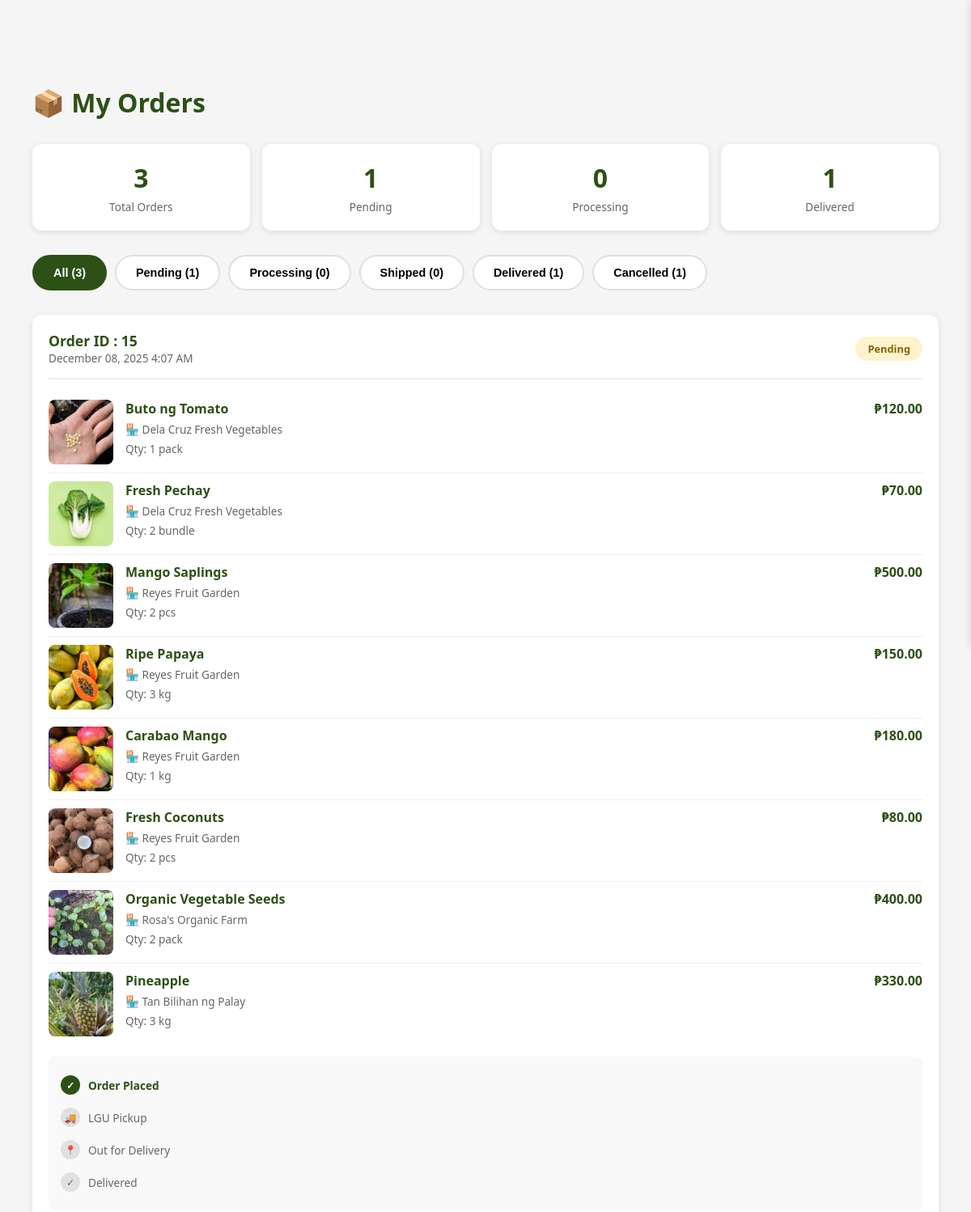
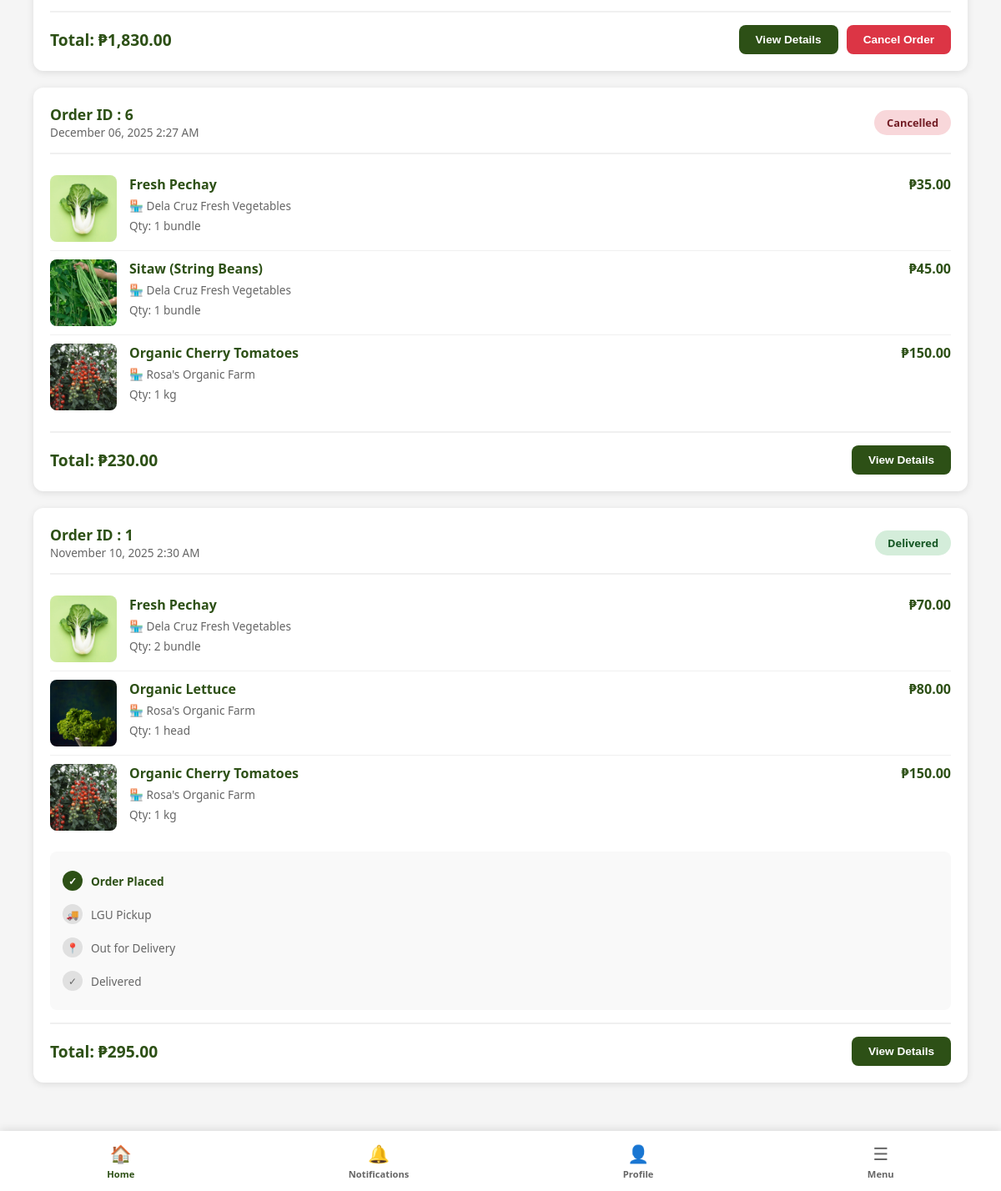
Page /public/marketplace/myorders (signed in) on the committed database (2 pictures, top to bottom).
### tables this page shows
CREATE TABLE `orders` (
  `orderID` int(11) NOT NULL,
  `buyerID` int(11) NOT NULL,
  `order_date` timestamp NOT NULL DEFAULT current_timestamp(),
  `total_amount` decimal(10,2) NOT NULL,
  `order_status` enum('pending','processing','shipped','delivered','cancelled') DEFAULT 'pending',
  `delivery_address` text NOT NULL,
  `delivery_municipality` varchar(100) NOT NULL,
  `delivery_province` varchar(100) NOT NULL,
  `delivery_postal_code` varchar(10) NOT NULL,
  `payment_method` enum('cash_on_delivery','gcash','bank_transfer') DEFAULT 'cash_on_delivery',
  `payment_status` enum('pending','paid','failed') DEFAULT 'pending',
  `payment_method_new` enum('cod','gcash','paymaya') NOT NULL DEFAULT 'cod',
  `shipping_fee` decimal(10,2) DEFAULT 0.00,
  `lgu_delivery_status` enum('pending_pickup','picked_up','in_transit','delivered','failed') DEFAULT 'pending_pickup',
  `assigned_rider_id` int(11) DEFAULT NULL,
  `rider_assigned_at` timestamp NULL DEFAULT NULL,
  `picked_up_at` timestamp NULL DEFAULT NULL,
  `delivered_at` timestamp NULL DEFAULT NULL,
  `payment_received_by_lgu_at` timestamp NULL DEFAULT NULL,
  `credited_to_seller_at` timestamp NULL DEFAULT NULL,
  `lgu_notes` text DEFAULT NULL,
  `receipt_generated` tinyint(1) DEFAULT 0,
  `notes` text DEFAULT NULL,
  `updated_at` timestamp NOT NULL DEFAULT current_timestamp() ON UPDATE current_timestamp()
);

CREATE TABLE `order_items` (
  `orderItemID` int(11) NOT NULL,
  `orderID` int(11) NOT NULL,
  `productID` int(11) NOT NULL,
  `quantity` int(11) NOT NULL,
  `unit_price` decimal(10,2) NOT NULL,
  `subtotal` decimal(10,2) NOT NULL
);

CREATE TABLE `products` (
  `productID` int(11) NOT NULL,
  `shopID` int(11) DEFAULT NULL,
  `sellerID` int(11) NOT NULL,
  `categoryID` int(11) NOT NULL,
  `product_name` varchar(100) NOT NULL,
  `description` text DEFAULT NULL,
  `price` decimal(10,2) NOT NULL,
  `stock_quantity` int(11) NOT NULL DEFAULT 0,
  `reserved_quantity` int(11) DEFAULT 0,
  `low_stock_threshold` int(11) DEFAULT 5,
  `unit` varchar(50) DEFAULT NULL,
  `is_available` tinyint(1) DEFAULT 1,
  `created_at` timestamp NOT NULL DEFAULT current_timestamp(),
  `updated_at` timestamp NOT NULL DEFAULT current_timestamp() ON UPDATE current_timestamp()
);

CREATE TABLE `shops` (
  `shopID` int(11) NOT NULL,
  `sellerID` int(11) NOT NULL,
  `shop_name` varchar(255) NOT NULL,
  `shop_slug` varchar(255) NOT NULL,
  `shop_description` text DEFAULT NULL,
  `shop_logo` varchar(500) DEFAULT NULL,
  `shop_banner` varchar(500) DEFAULT NULL,
  `farm_location` text DEFAULT NULL,
  `business_hours` varchar(255) DEFAULT NULL,
  `contact_number` varchar(20) DEFAULT NULL,
  `rating` decimal(3,2) DEFAULT 0.00,
  `total_products` int(11) DEFAULT 0,
  `total_orders` int(11) DEFAULT 0,
  `total_reviews` int(11) DEFAULT 0,
  `balance` decimal(10,2) DEFAULT 0.00,
  `total_earned` decimal(10,2) DEFAULT 0.00,
  `total_withdrawn` decimal(10,2) DEFAULT 0.00,
  `atm_card_number` varchar(50) DEFAULT NULL,
  `atm_card_issued_at` timestamp NULL DEFAULT NULL,
  `is_verified` tinyint(1) DEFAULT 0,
  `is_active` tinyint(1) DEFAULT 1,
  `created_at` timestamp NOT NULL DEFAULT current_timestamp(),
  `updated_at` timestamp NOT NULL DEFAULT current_timestamp() ON UPDATE current_timestamp()
);

### app/models/Orders.php (called while the page is built, shortened)
<?php
require_once __DIR__ . '/../../config/database.php';
class Orders
{
    private $conn;
    private $table = 'orders';
    public function __construct()
    {
        $database = new Database();
        $this->conn = $database->connect();
    }
    public function getOrdersByBuyer($buyerID, $limit = 10, $offset = 0)
    {
        $query = "SELECT * FROM {$this->table}
                 WHERE buyerID = ?
                 ORDER BY order_date DESC
                 LIMIT ? OFFSET ?";
        $stmt = $this->conn->prepare($query);
        $stmt->bindValue(1, $buyerID, PDO::PARAM_INT);
        $stmt->bindValue(2, $limit, PDO::PARAM_INT);
        $stmt->bindValue(3, $offset, PDO::PARAM_INT);
        $stmt->execute();
        return $stmt->fetchAll(PDO::FETCH_ASSOC);
    }
    public function getOrderStats($userID = null, $role = 'buyer')
    {
        if ($role === 'buyer') {
            $query = "SELECT
                        COUNT(*) as total_orders,
                        SUM(CASE WHEN order_status = 'pending' THEN 1 ELSE 0 END) as pending,
                        SUM(CASE WHEN order_status = 'processing' THEN 1 ELSE 0 END) as processing,
                        SUM(CASE WHEN order_status = 'shipped' THEN 1 ELSE 0 END) as shipped,
                        SUM(CASE WHEN order_status = 'delivered' THEN 1 ELSE 0 END) as delivered,
                        SUM(CASE WHEN order_status = 'cancelled' THEN 1 ELSE 0 END) as cancelled
                     FROM {$this->table}
                     WHERE buyerID = ?";
            $stmt = $this->conn->prepare($query);
            $stmt->execute([$userID]);
        }
        return $stmt->fetch(PDO::FETCH_ASSOC);
    }
}
class OrderItems
{
    private $conn;
    private $table = 'order_items';
    public function __construct()
    {
        $database = new Database();
        $this->conn = $database->connect();
    }
    public function getOrderItems($orderID)
{
    $query = "SELECT oi.*,
                    p.product_name,
                    p.unit,
                    s.shop_name,
                    s.shopID,
                    -- ✅ FIXED: Use is_main instead of image_order
                    (SELECT pi.image_path
                     FROM product_images pi
                     WHERE pi.productID = p.productID
                     AND pi.is_main = 1
                     LIMIT 1) as primary_image
             FROM {$this->table} oi
             JOIN products p ON oi.productID = p.productID
             JOIN shops s ON p.shopID = s.shopID
             WHERE oi.orderID = ?
             ORDER BY oi.orderItemID";
    $stmt = $this->conn->prepare($query);
    $stmt->execute([$orderID]);
    $results = $stmt->fetchAll(PDO::FETCH_ASSOC);
    return $results;
}
}
?>

### config/database.php (called while the page is built)
<?php
class Database
{
    private $host = "localhost";
    private $user = "root";
    private $pass = "";
    private $dbname = "agri_db";
    private $conn;
    public function connect()
    {
        if ($this->conn === null) {
            try {
                $dsn = "mysql:host={$this->host};dbname={$this->dbname};charset=utf8mb4";
                $this->conn = new PDO($dsn, $this->user, $this->pass);
                $this->conn->setAttribute(PDO::ATTR_ERRMODE, PDO::ERRMODE_EXCEPTION);
            } catch (PDOException $e) {
                die("Database Error: " . $e->getMessage());
            }
        }
        return $this->conn;
    }
}

### app/views/profile/buyer/myorders.php (the view, shortened to what this page needs)
<?php
require_once __DIR__ . '/../../../../config/config.php';
require_once __DIR__ . '/../../../models/Orders.php';
$buyerID = $_SESSION['user_id'];
$ordersModel = new Orders();
$allOrders = $ordersModel->getOrdersByBuyer($buyerID, 50, 0);
$ordersByStatus = [
    'pending' => [],
    'processing' => [],
    'shipped' => [],
    'delivered' => [],
    'cancelled' => []
];
foreach ($allOrders as $order) {
    $ordersByStatus[$order['order_status']][] = $order;
}
$stats = $ordersModel->getOrderStats($buyerID, 'buyer');
?>
<!DOCTYPE html>
<html lang="en">
<head>
</head>
<body>
    <?php require_once __DIR__ . '/../../marketplace/marketnav.php'; ?>
    <div class="main-content">
        <div class="orders-container">
            <div class="orders-header">
                <h1>📦 My Orders</h1>
            </div>
            <div class="stats-row">
                <div class="stat-card">
                    <div class="stat-value"><?php echo $stats['total_orders']; ?></div>
                    <div class="stat-label">Total Orders</div>
                </div>
                <div class="stat-card">
                    <div class="stat-value"><?php echo $stats['pending']; ?></div>
                    <div class="stat-label">Pending</div>
                </div>
                <div class="stat-card">
                    <div class="stat-value"><?php echo $stats['processing']; ?></div>
                    <div class="stat-label">Processing</div>
                </div>
                <div class="stat-card">
                    <div class="stat-value"><?php echo $stats['delivered']; ?></div>
                    <div class="stat-label">Delivered</div>
                </div>
            </div>
            <div class="tabs">
                <button class="tab-btn active" onclick="showTab('all')">
                    All (<?php echo count($allOrders); ?>)
                </button>
                <button class="tab-btn" onclick="showTab('pending')">
                    Pending (<?php echo count($ordersByStatus['pending']); ?>)
                </button>
                <button class="tab-btn" onclick="showTab('processing')">
                    Processing (<?php echo count($ordersByStatus['processing']); ?>)
                </button>
                <button class="tab-btn" onclick="showTab('shipped')">
                    Shipped (<?php echo count($ordersByStatus['shipped']); ?>)
                </button>
                <button class="tab-btn" onclick="showTab('delivered')">
                    Delivered (<?php echo count($ordersByStatus['delivered']); ?>)
                </button>
                <button class="tab-btn" onclick="showTab('cancelled')">
                    Cancelled (<?php echo count($ordersByStatus['cancelled']); ?>)
                </button>
            </div>
            <div id="tab-all" class="tab-content active">
                <?php if (empty($allOrders)): ?>
                    <div class="empty-state">
                        <div class="empty-state-icon">📦</div>
                        <h3>No orders yet</h3>
                        <p>Start shopping in the marketplace!</p>
                        <br>
                        <a href="<?php echo BASE_URL; ?>marketplace" class="btn btn-primary">
                            Go to Marketplace
                        </a>
                    </div>
                <?php else: ?>
                    <?php foreach ($allOrders as $order):
                        $orderItems = (new OrderItems())->getOrderItems($order['orderID']);
                    ?>
                        <?php echo renderOrderCard($order, $orderItems); ?>
                    <?php endforeach; ?>
                <?php endif; ?>
            </div>
        </div>
    </div>
</body>
</html>
<?php
function renderOrderCard($order, $items) {
    $statusClass = 'status-' . $order['order_status'];
    $statusLabel = ucfirst(str_replace('_', ' ', $order['order_status']));
    ?>
    <div class="order-card">
        <div class="order-header">
            <div>
                <div class="order-number">Order ID : <?php echo $order['orderID']; ?></div>
                <div class="order-date">
                    <?php echo date('F d, Y g:i A', strtotime($order['order_date'])); ?>
                </div>
            </div>
            <span class="status-badge <?php echo $statusClass; ?>">
                <?php echo $statusLabel; ?>
            </span>
        </div>
        <div class="order-items">
            <?php foreach ($items as $item): ?>
                <div class="order-item">
                    <img src="<?php echo BASE_URL . htmlspecialchars($item['primary_image'] ?? 'images/placeholder.jpg'); ?>"
                         alt="<?php echo htmlspecialchars($item['product_name']); ?>"
                         class="item-image">
                    <div class="item-details">
                        <div class="item-name"><?php echo htmlspecialchars($item['product_name']); ?></div>
                        <div class="item-shop">🏪 <?php echo htmlspecialchars($item['shop_name']); ?></div>
                        <div class="item-quantity">Qty: <?php echo $item['quantity']; ?> <?php echo $item['unit']; ?></div>
                    </div>
                    <div class="item-price">
                        ₱<?php echo number_format($item['subtotal'], 2); ?>
                    </div>
                </div>
            <?php endforeach; ?>
        </div>
        <?php if ($order['order_status'] !== 'cancelled'): ?>
            <div class="delivery-timeline">
                <div class="timeline-step completed">
                    <div class="timeline-icon">✓</div>
                    <span>Order Placed</span>
                </div>
                <div class="timeline-step <?php echo in_array($order['lgu_delivery_status'], ['picked_up', 'in_transit', 'delivered']) ? 'completed' : ''; ?>">
                    <div class="timeline-icon">🚚</div>
                    <span>LGU Pickup</span>
                </div>
                <div class="timeline-step <?php echo in_array($order['lgu_delivery_status'], ['in_transit', 'delivered']) ? 'completed' : ''; ?>">
                    <div class="timeline-icon">📍</div>
                    <span>Out for Delivery</span>
                </div>
                <div class="timeline-step <?php echo $order['lgu_delivery_status'] === 'delivered' ? 'completed' : ''; ?>">
                    <div class="timeline-icon">✓</div>
                    <span>Delivered</span>
                </div>
            </div>
        <?php endif; ?>
        <div class="order-footer">
            <div class="order-total">
                Total: ₱<?php echo number_format($order['total_amount'], 2); ?>
            </div>
            <div class="order-actions">
                <button class="btn btn-primary" onclick="viewOrderDetails(<?php echo $order['orderID']; ?>)">
                    View Details
                </button>
                <?php if ($order['order_status'] === 'pending'): ?>
                    <button class="btn btn-danger" onclick="cancelOrder(<?php echo $order['orderID']; ?>)">
                        Cancel Order
                    </button>
                <?php endif; ?>
            </div>
        </div>
    </div>
    <?php
    return ob_get_clean();
}
?>

### rows in the picture
orders: orderID "15", order_date "December 08, 2025 4:07 AM", order_status "Pending", shows "Order Placed", total_amount "1,830.00"
order_items: shows a picture, productID.product_name "Buto ng Tomato", shops.shop_name "Dela Cruz Fresh Vegetables", quantity "1", productID.unit "pack", subtotal "120.00"
order_items: productID.product_name "Fresh Pechay", shops.shop_name "Dela Cruz Fresh Vegetables", quantity "2", productID.unit "bundle", subtotal "70.00"
order_items: shows a picture, productID.product_name "Mango Saplings", shops.shop_name "Reyes Fruit Garden", quantity "2", productID.unit "pcs", subtotal "500.00"
order_items: shows a picture, productID.product_name "Ripe Papaya", shops.shop_name "Reyes Fruit Garden", quantity "3", productID.unit "kg", subtotal "150.00"
order_items: shows a picture, productID.product_name "Carabao Mango", shops.shop_name "Reyes Fruit Garden", quantity "1", productID.unit "kg", subtotal "180.00"
order_items: shows a picture, productID.product_name "Fresh Coconuts", shops.shop_name "Reyes Fruit Garden", quantity "2", productID.unit "pcs", subtotal "80.00"
order_items: shows a picture, productID.product_name "Organic Vegetable Seeds", shops.shop_name "Rosa's Organic Farm", quantity "2", productID.unit "pack", subtotal "400.00"
order_items: shows a picture, productID.product_name "Pineapple", shops.shop_name "Tan Bilihan ng Palay", quantity "3", productID.unit "kg", subtotal "330.00"
orders: orderID "6", order_date "December 06, 2025 2:27 AM", order_status "Cancelled", total_amount "230.00"
order_items: productID.product_name "Fresh Pechay", shops.shop_name "Dela Cruz Fresh Vegetables", quantity "1", productID.unit "bundle", subtotal "35.00"
order_items: shows a picture, productID.product_name "Sitaw (String Beans)", shops.shop_name "Dela Cruz Fresh Vegetables", quantity "1", productID.unit "bundle", subtotal "45.00"
order_items: productID.product_name "Organic Cherry Tomatoes", shops.shop_name "Rosa's Organic Farm", quantity "1", productID.unit "kg", subtotal "150.00"
orders: orderID "1", order_date "November 10, 2025 2:30 AM", order_status "Delivered", shows "Order Placed", total_amount "295.00"
order_items: productID.product_name "Fresh Pechay", shops.shop_name "Dela Cruz Fresh Vegetables", quantity "2", productID.unit "bundle", subtotal "70.00"
order_items: shows a picture, productID.product_name "Organic Lettuce", shops.shop_name "Rosa's Organic Farm", quantity "1", productID.unit "head", subtotal "80.00"
order_items: productID.product_name "Organic Cherry Tomatoes", shops.shop_name "Rosa's Organic Farm", quantity "1", productID.unit "kg", subtotal "150.00"

### other values in the picture
$stats['total_orders'] "3"
$stats['pending'] "1"
$stats['processing'] "0"
$stats['delivered'] "1"
count($allOrders) "3"
count($ordersByStatus['pending']) "1"
count($ordersByStatus['processing']) "0"
count($ordersByStatus['shipped']) "0"
count($ordersByStatus['delivered']) "1"
count($ordersByStatus['cancelled']) "1"
